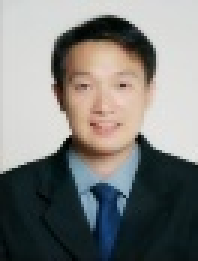
#> input picture assets/img/face_andrew_lim.jpg, 66 x 87 px (shown 3 times larger); its folder holds 4 pictures in this run
$ python prep_images.py
#> lines starting #> are read from the running program, lines starting #| are printed output that depends on the picture
"""Prepare deck images for the renderer: square face crops upscaled 4x (Lanczos +
gentle unsharp; the deck's headshots are only ~66x87 px) and a white version of
the ISCE² logo for dark backgrounds."""
from PIL import Image, ImageFilter
import os, glob
ROOT = os.path.dirname(os.path.dirname(os.path.abspath(__file__)))
IMG = os.path.join(ROOT, 'assets/img')
os.makedirs(os.path.join(IMG, 'faces'), exist_ok=True)
for f in sorted(glob.glob(os.path.join(IMG, 'face_*.jpg'))):
    im = Image.open(f).convert('RGB')
#> im is the input picture: PIL image 66x87 RGB; mean R, G, B 126.3, 127.1, 124.6
    w, h = im.size
#> w = 66; h = 87
    if w > h:  # landscape wide shot (Kuan Kai Cong): tight square on the head and shoulders
        s = int(h * 0.76); x0 = (w - s) // 2; box = (x0, 1, x0 + s, 1 + s)
    else:      # portrait: square from the top, slightly down
        s = w; y0 = int(min(h - s, h * 0.03)); box = (0, y0, s, y0 + s)
#> after `s = w`: s = 66
#> after `y0 = int(min(h - s, h * 0.03))`: y0 = 2
#> after `box = (0, y0, s, y0 + s)`: box = (0, 2, 66, 68)
    sq = im.crop(box).resize((320, 320), Image.LANCZOS).filter(ImageFilter.UnsharpMask(radius=2.2, percent=55, threshold=2))
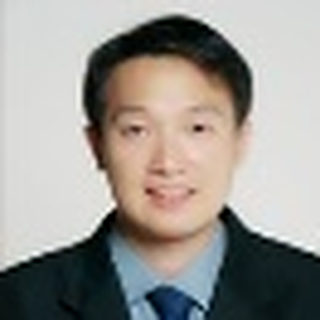
#> sq: PIL image 320x320 RGB; mean R, G, B 155.5, 152, 146.9
    out = os.path.join(IMG, 'faces', os.path.basename(f).replace('face_', '').replace('.jpg', '.png'))
    sq.save(out); print(out, im.size, '->', sq.size)
#| assets/img/faces/andrew_lim.png (66, 87) -> (320, 320)
#> pass 2 of the loop `for f in sorted(glob.glob(os.path.join(IMG, 'face_*.jpg'))):`:
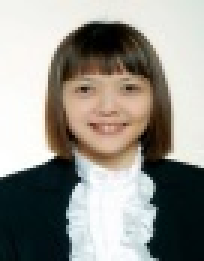
#> input picture assets/img/face_angeline_seo.jpg, 68 x 87 px (shown 3 times larger)
#> im is the input picture: PIL image 68x87 RGB; mean R, G, B 149.9, 147.9, 141
#> `sq = im.crop(box).resize((320, 320), Image.LANCZOS).filter(ImageFilter..`:
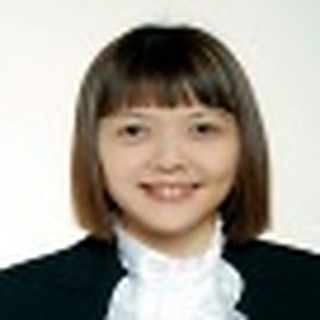
#> sq: PIL image 320x320 RGB; mean R, G, B 161.4, 155.7, 146.5
#| assets/img/faces/angeline_seo.png (68, 87) -> (320, 320)
#> pass 3 of the loop `for f in sorted(glob.glob(os.path.join(IMG, 'face_*.jpg'))):`:
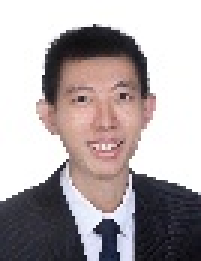
#> input picture assets/img/face_cao_xun.jpg, 67 x 87 px (shown 3 times larger)
#> im is the input picture: PIL image 67x87 RGB; mean R, G, B 174.8, 166.2, 167.8
#> `sq = im.crop(box).resize((320, 320), Image.LANCZOS).filter(ImageFilter..`:
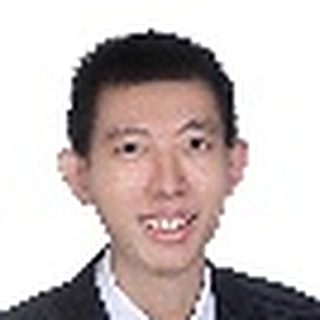
#> sq: PIL image 320x320 RGB; mean R, G, B 199.4, 188.1, 187
#| assets/img/faces/cao_xun.png (67, 87) -> (320, 320)
#> the loop made 4 passes; the first 3 are shown
#> (the run stopped early here; a loop or call above may not have finished)
